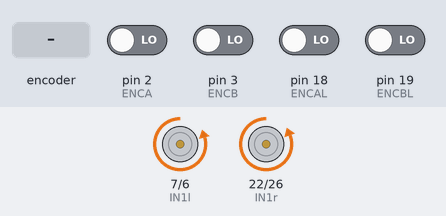
Simulated run of this sketch. Board: Arduino Mega 2560, built with avr-gcc and run on an emulated ATmega2560. On the bench: motor-driver pin pairs drawn as motors (green arrow = first pin HIGH = forward, orange = second pin HIGH = backward, longer = more drive, scaled by the enable pin). The test bench sets the inputs (shaded band); at power-on: pin 2 (ENCA), pin 3 (ENCB), pin 18 (ENCAL), pin 19 (ENCBL) LOW. What the sketch prints to the serial monitor is not drawn.

Above: at 1.2 s.
1.3 s: rotary encoder on pin 2 (ENCA) / pin 3 (ENCB) turned 3 steps (first pin leading)
Timing chart, 0 to 4.3 s (numbered marks = the images above; inputs shaded):
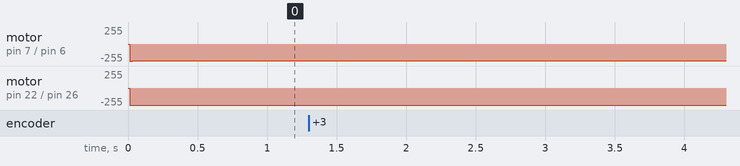

The sketch:

motor_test.ino
```cpp
#include <util/atomic.h> // For the ATOMIC_BLOCK macro
#define ENCA 2 // YELLOW
#define ENCB 3 // WHITE
#define PWMr 24 //speed - right
#define IN2r 26 //direction 2 - right
#define IN1r 22 //direction 1 - right
#define PWMl 5 //speed - left
#define IN2l 6 //direction 2 - left
#define IN1l 7 //direction 1 - left


#define ENCAL 18 // YELLOW
#define ENCBL 19 // WHITE


//int m = 47; //error


volatile int posi1 = 0;
volatile int posi2 = 0; // specify posi as volatile: https://www.arduino.cc/reference/en/language/variables/variable-scope-qualifiers/volatile/
long prevT1 = 0;
long prevT2 = 0;
float eprev1 = 0;
float eprev2 = 0;
float eintegral1 = 0;
float eintegral2 = 0;
int clickPerRot = 630; // how many marks in one rotation
double circ = 262.1;
double target1;
double target2;
int pos1 = 0;
int pos2 = 0;


void setup() {
Serial.begin(115200);
pinMode(ENCA,INPUT);
pinMode(ENCB,INPUT);
pinMode(ENCAL,INPUT);
pinMode(ENCBL,INPUT);
attachInterrupt(digitalPinToInterrupt(ENCA),readEncoder1L,RISING);
pinMode(PWMl,OUTPUT);
pinMode(IN1l,OUTPUT);
pinMode(IN2l,OUTPUT);
attachInterrupt(digitalPinToInterrupt(ENCB),readEncoder1R,RISING);
pinMode(PWMr,OUTPUT);
pinMode(IN1r,OUTPUT);
pinMode(IN2r,OUTPUT);
attachInterrupt(digitalPinToInterrupt(ENCBL),readEncoder2R,RISING);
attachInterrupt(digitalPinToInterrupt(ENCAL),readEncoder2L,RISING);


Serial.println("target pos");
}


void loop() {
forward(500);
delay(5);
forward(500);
// set target position


//int target = 250*sin(prevT/1e6);


// PID constants
float kp = .05;
float kd = .05;
float ki = 0;


// time difference
long currT1 = micros();
long currT2 = micros();


float deltaT1 = ((float) (currT1 - prevT1))/( 1.0e6 );
float deltaT2 = ((float) (currT2 - prevT2))/( 1.0e6 );


prevT1 = currT1;
prevT2 = currT2;


// Read the position in an atomic block to avoid a potential
// misread if the interrupt coincides with this code running
// see: https://www.arduino.cc/reference/en/language/variables/variable-scope-qualifiers/volatile/


ATOMIC_BLOCK(ATOMIC_RESTORESTATE) {
pos1 = posi1;
pos2 = posi2;
}
// error
int e1 = pos1 - target1;
int e2 = pos2 - target2;


// derivative
float dedt1 = (e1-eprev1)/(deltaT1);
float dedt2 = (e2-eprev2)/(deltaT2);


// integral
eintegral1 = eintegral1 + e1*deltaT1;
eintegral2 = eintegral2 + e2*deltaT2;


// control signal
float u1= kp*e1 + kd*dedt1 + ki*eintegral1;
float u2 = kp*e2 + kd*dedt2 + ki*eintegral2;


// motor power
float pwr1 = fabs(u1);
if( pwr1 > 255 ){
pwr1 = 255;
}
float pwr2 = fabs(u2);
if( pwr2 > 255 ){
pwr2 = 255;
}


// motor direction
int dir1 = 1;
if(u1<0){
dir1 = -1;
}
int dir2 = 1;
if(u2<0){
dir2 = -1;
}


// signal the motor
setMotor1(dir1,pwr1,PWMl,IN1l,IN2l); //left
setMotor2(dir2,pwr2,PWMr,IN1r,IN2r); //right


// store previous error
eprev1 = e1;
eprev2 = e2;


Serial.print("target1:" );
Serial.println(target1);
Serial.print(" ");
Serial.print("pos1: ");
Serial.println(pos1);

if (target1 != pos1){
target1++;
}
Serial.print("target2:" );
Serial.println(target2);
Serial.print(" ");
Serial.print(pos2);
Serial.println();
if (target2 != pos2){
target2++;
}


}


void setMotor1(int dir, int pwmVal, int pwm, int in1, int in2){
analogWrite(pwm,pwmVal);
if(dir == 1){
digitalWrite(in1,HIGH);
digitalWrite(in2,LOW);
}
else if(dir == -1){
digitalWrite(in1,LOW);
digitalWrite(in2,HIGH);
}
else{
digitalWrite(in1,LOW);
digitalWrite(in2,LOW);
}
}
void setMotor2(int dir, int pwmVal, int pwm, int in3, int in4){
analogWrite(pwm,pwmVal);
if(dir == 1){
digitalWrite(in3,HIGH);
digitalWrite(in4,LOW);
}
else if(dir == -1){
digitalWrite(in3,LOW);
digitalWrite(in4,HIGH);
}
else{
digitalWrite(in3,LOW);
digitalWrite(in4,LOW);
}
}
void readEncoder1L(){
int b1 = digitalRead(ENCB);
if(b1 > 0){
posi1++;
}
else{
posi1--;
}
}
void readEncoder2L(){
int b2 = digitalRead(ENCBL);
if(b2 > 0){
posi2++;
}
else{
posi2--;
}
}
static double forward(int distance){
Serial.print("circ: ");
Serial.println(circ);
Serial.print("clickPerRot: ");
Serial.println(clickPerRot);
//target = distance / circ * clickPerRot;
target1 = 5000;
target2 = 5000;

Serial.print("target1: ");
Serial.println(target1);
Serial.print("pos1: ");
Serial.println(pos1);
Serial.print("target2: ");
Serial.println(target2);
Serial.print("pos2 : ");
Serial.println(pos2);
return(target1);
}

void readEncoder1R(){
int a1 = digitalRead(ENCA);
if(a1>0){
posi1--;
}
else{
posi1++;
}
}
void readEncoder2R(){
int a2 = digitalRead(ENCAL);
if(a2>0){
posi2--;
}
else{
posi2++;
}
}
```
